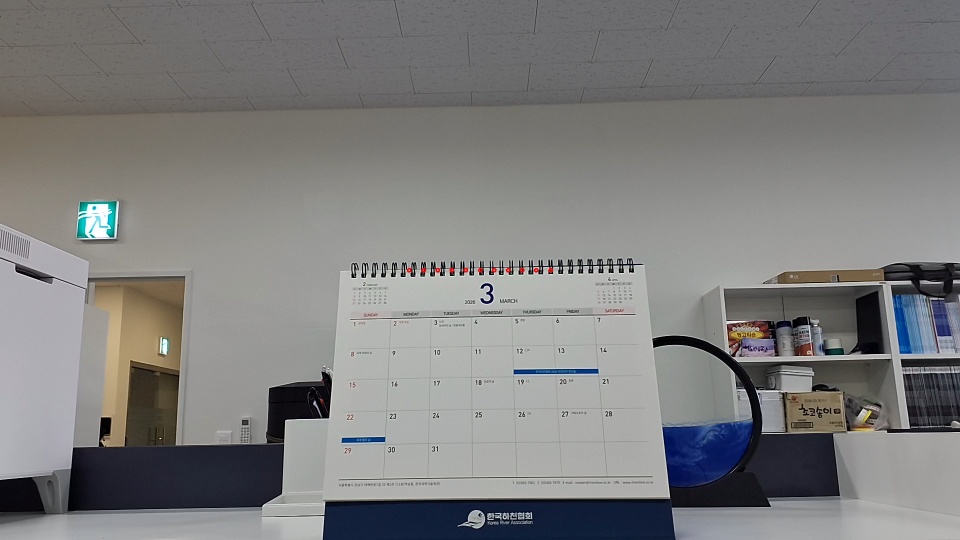
#> input picture opencv-python-learn/Practices/images/test_20260304_GRD_-10degree.jpg, 1920 x 1080 px (shown at 1/2 size)
$ jupyter execute --allow-errors pitch_angle_analysis.ipynb
#> lines starting #> are read from the running program, lines starting #| are printed output that depends on the picture; after the words box and inside, x2 and y2 are one past the last pixel; in counts of white or black regions, pixels touching at a corner belong together
### opencv-python-learn/Practices/pitch_correction.py
"""
pitch_correction.py
===================
전후각(Pitch Angle) 기반 이미지 높이 보정 모듈.

수학 모델 (비대칭 투시 투영):
  h(θ) = K / (cos(α_top + θ) · cos(α_bot + θ))

  where:
    θ      : 카메라 전후각 (라디안)
    α_top  : 카메라 → 달력 상단 수직 시각 (라디안, 하향이면 음수)
    α_bot  : 카메라 → 달력 하단 수직 시각 (라디안, α_bot < α_top)
    K      : 스케일 상수

  보정 스케일:
    scale(θ) = h(θ_ref) / h(θ)
             = [cos(α_top + θ) · cos(α_bot + θ)]
               / [cos(α_top + θ_ref) · cos(α_bot + θ_ref)]

  ※ 이 공식은 카메라가 달력 중심보다 위에 있는 실제 셋업(비대칭)에 적합.
     대칭 케이스(α_top = -α_bot)로 귀결되면 h(θ) = K / cos²(α + θ) 형태가 됨.
"""

from __future__ import annotations

import numpy as np
import cv2
from typing import Optional, Tuple

try:
    from scipy.optimize import curve_fit as _scipy_curve_fit
    HAS_SCIPY = True
except ImportError:
    HAS_SCIPY = False


# ---------------------------------------------------------------------------
# Model
# ---------------------------------------------------------------------------

class PitchCorrectionModel:
    """
    비대칭 투시 투영 기반 전후각-이미지 높이 보정 모델.

    사용 예::

        model = PitchCorrectionModel()
        model.fit(angles_deg=[-10, -1, 6], heights_px=[500, 440, 415])
        scale = model.correction_scale(-10.0)   # → 0.88
        corrected = correct_image_size(img, pitch_angle_deg=-10.0, model=model)
    """

    # [350 lines left out: functions __init__, fit, _fit_perspective, _fit_polynomial, predict_height, correction_scale and 5 more, not called in this run]

### opencv-python-learn/Practices/pitch_angle_analysis.ipynb
# 전후각(Pitch Angle) 기반 달력 이미지 크기 분석

**목적**: 카메라 전후각(-10°, -1°, +6°) 변화에 따라 달력의 픽셀 높이가 어떻게 달라지는지 분석하고,
보정 함수(`pitch_correction.py`)를 검증한다.

## 수학 모델

카메라가 달력보다 위에 위치한 비대칭 셋업에서:

$$h(\theta) = \frac{K}{\cos(\alpha_{top} + \theta) \cdot \cos(\alpha_{bot} + \theta)}$$

- $\theta$: 카메라 전후각 (라디안)
- $\alpha_{top}$: 카메라 → 달력 상단 수직 시각 (하향 음수)
- $\alpha_{bot}$: 카메라 → 달력 하단 수직 시각 (하향 음수, $\alpha_{bot} < \alpha_{top}$)
- $K$: 스케일 상수

보정 스케일: $\text{scale}(\theta) = h(\theta_{ref}) / h(\theta)$

[cell 1]
import sys
import os
import numpy as np
import cv2
import matplotlib.pyplot as plt
import matplotlib.patches as patches

# pitch_correction 모듈 경로 추가
sys.path.insert(0, os.path.dirname(os.path.abspath('__file__')))
from pitch_correction import (
    PitchCorrectionModel,
    correct_image_size,
    measure_calendar_height,
)

# 이미지 경로
IMG_DIR = 'images'
IMAGE_FILES = {
    -10: os.path.join(IMG_DIR, 'test_20260304_GRD_-10degree.jpg'),
     -1: os.path.join(IMG_DIR, 'test_20260304_GRD_-1degree.jpg'),
      6: os.path.join(IMG_DIR, 'test_20260304_GRD_6degree.jpg'),
}
ANGLES = [-10, -1, 6]
REF_ANGLE = -1   # 보정 기준 각도 (가장 작게 보이는 각도)

print('Libraries loaded.')
print(f'HAS_SCIPY: {__import__("pitch_correction").HAS_SCIPY}')

## Cell 3: 이미지 로드 및 시각화

[cell 2]
images = {}
fig, axes = plt.subplots(1, 3, figsize=(18, 6))

for ax, angle in zip(axes, ANGLES):
    path = IMAGE_FILES[angle]
    img_bgr = cv2.imread(path)
#> img_bgr is the input picture: shape (1080, 1920, 3); mean B, G, R 125.1, 125.5, 125.6
    if img_bgr is None:
        raise FileNotFoundError(f'Cannot load: {path}')
    img_rgb = cv2.cvtColor(img_bgr, cv2.COLOR_BGR2RGB)
    images[angle] = img_bgr
    ax.imshow(img_rgb)
    ax.set_title(f'Pitch = {angle:+d}°', fontsize=14)
    ax.axis('off')

plt.suptitle('원본 이미지 (1920×1080)', fontsize=16)
plt.tight_layout()
plt.show()
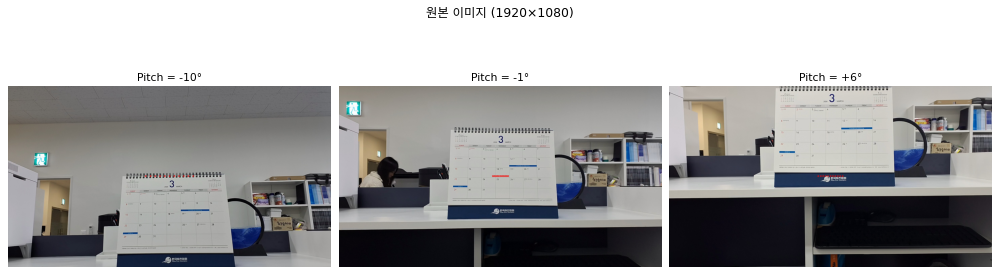
#> figure drawn by matplotlib, 3 panels
print('Images loaded:', {a: images[a].shape for a in ANGLES})
#| Images loaded: {-10: (1080, 1920, 3), -1: (1080, 1920, 3), 6: (1080, 1920, 3)}

## Cell 4: 달력 Bounding Box 측정

자동 감지 → 실패 시 수동 폴백 값 사용.

[cell 3]
# ── Cell 5: 달력 사다리꼴 세그멘테이션 & 피치각별 형태 비교 ──
# 목적: 피치각(-10°, -1°, +6°)에 따라 달력이 어떤 모양(직사각형/사다리꼴)으로
#        찍히는지 4점 폴리곤으로 세그멘테이션하여 형태 변환을 분석한다.
#
# 감지 알고리즘:
#   ① 파란 베이스(navy blue frame) → bottom_y 및 좌우 열 범위
#   ② 흰색 마스크(HSV S<55 V>175) + 열 범위 → 배경 벽면 제외
#   ③ 모폴로지 클로징 → 격자선·숫자 공백 채우기
#   ④ 연결 컴포넌트 시드 from bottom_y → 달력 blob 추출
#   ⑤ 상단/하단 10% 밴드의 좌우 극값 → 4점 사다리꼴(tl, tr, br, bl)

import importlib, pitch_correction as _pc
importlib.reload(_pc)
from matplotlib.patches import Polygon as MplPolygon

import cv2
import numpy as np

def segment_calendar_quad(image):
    """
    달력 흰색 영역을 4점 사다리꼴로 세그멘테이션 (엣지 검출 및 모폴로지 결합 방식)
    """
    H, W = image.shape[:2]

    # ① 파란색 스탠드(베이스) 찾기 (확실한 기준점)
    hsv = cv2.cvtColor(image, cv2.COLOR_BGR2HSV)
    # 조명 반사나 어두운 그림자를 고려해 파란색 범위를 여유있게 잡습니다.
    lower_blue = np.array([90, 40, 20])
    upper_blue = np.array([130, 255, 255])
    blue_mask = cv2.inRange(hsv, lower_blue, upper_blue)

    # 노이즈 제거
    blue_mask = cv2.morphologyEx(blue_mask, cv2.MORPH_CLOSE, cv2.getStructuringElement(cv2.MORPH_RECT, (15, 5)))

    cnts, _ = cv2.findContours(blue_mask, cv2.RETR_EXTERNAL, cv2.CHAIN_APPROX_SIMPLE)
    blue_rects = []
    for c in cnts:
        x, y, w, h = cv2.boundingRect(c)
        # 조건: 가로로 길고, 일정 크기 이상이며 화면 중앙부에 위치
        if w > h * 2.0 and w > W * 0.15 and W * 0.2 < (x + w/2) < W * 0.8:
            blue_rects.append((w*h, x, y, w, h))

    if not blue_rects:
        return None, None # 기준점이 될 파란 베이스를 찾지 못함

    # 가장 큰 파란 영역을 베이스로 선정
    _, bx, by, bw, bh = max(blue_rects)
    bottom_y = by  # 달력 종이의 실질적인 하단 한계선

    # ② 하얀색 달력 종이 영역 찾기 (엣지 검출 활용)
    # 배경 벽과 달력을 구분하기 위해 Canny Edge Detection 사용
    gray = cv2.cvtColor(image, cv2.COLOR_BGR2GRAY)
    blurred = cv2.GaussianBlur(gray, (5, 5), 0)
    edges = cv2.Canny(blurred, 40, 120)

    # 파란 베이스 크기를 바탕으로 탐색 영역(ROI) 제한 (좌우 책장, 문 등 배경 노이즈 완전 차단)
    # +6도 Pitch에서 위쪽이 넓어질 수 있으므로 좌우로 25% 여유 공간(margin) 부여
    margin = int(bw * 0.25)
    roi_l = max(0, bx - margin)
    roi_r = min(W, bx + bw + margin)

    roi_mask = np.zeros_like(edges)
    roi_mask[:bottom_y, roi_l:roi_r] = edges[:bottom_y, roi_l:roi_r]

    # ③ 엣지들을 크게 팽창(Close)시켜 달력 내부(글자, 선)와 외곽선을 하나의 덩어리로 연결
    kernel_w = max(10, bw // 6)
    kernel_h = max(10, H // 25)
    kernel = cv2.getStructuringElement(cv2.MORPH_RECT, (kernel_w, kernel_h))
    connected = cv2.morphologyEx(roi_mask, cv2.MORPH_CLOSE, kernel)

    # 덩어리(컨투어) 찾기
    cnts, _ = cv2.findContours(connected, cv2.RETR_EXTERNAL, cv2.CHAIN_APPROX_SIMPLE)
    if not cnts:
        return None, None

    # 파란 베이스(bottom_y) 바로 위에 얹혀있는 가장 큰 덩어리를 달력 종이로 간주
    best_cnt = None
    max_area = 0
    for c in cnts:
        cx, cy, cw, ch = cv2.boundingRect(c)
        # 컨투어의 하단(cy+ch)이 파란 베이스(bottom_y)에 충분히 가까운지 확인
        if (cy + ch) > bottom_y - (H // 8):
            area = cv2.contourArea(c)
            if area > max_area:
                max_area = area
                best_cnt = c

    if best_cnt is None:
        return None, None

    # ④ 4개의 꼭짓점(사다리꼴) 추출
    cx, cy, cw, ch = cv2.boundingRect(best_cnt)
    top_y = cy

    # 정확한 좌우 폭 측정을 위해 마스크에 컨투어 칠하기
    paper_mask = np.zeros_like(gray)
    cv2.drawContours(paper_mask, [best_cnt], -1, 255, -1)

    # 상단/하단 측정용 밴드(Band) 높이 설정 (전체 높이의 약 10%)
    band_h = max(5, ch // 12)

    # 상단 끝점 찾기
    top_band = paper_mask[top_y:top_y+band_h, :]
    ys, xs = np.where(top_band > 0)
    if len(xs) == 0: return None, None
    tl = (int(xs.min()), top_y)
    tr = (int(xs.max()), top_y)

    # 하단 끝점 찾기 (파란 베이스 바로 위쪽)
    bot_y_start = max(0, bottom_y - band_h)
    bot_band = paper_mask[bot_y_start:bottom_y, :]
    ys, xs = np.where(bot_band > 0)

    if len(xs) == 0:
        bl = (bx, bottom_y)
        br = (bx + bw, bottom_y)
    else:
        bl = (int(xs.min()), bottom_y)
        br = (int(xs.max()), bottom_y)

    quad = np.array([tl, tr, br, bl])

    h_px  = bottom_y - top_y
    w_top = tr[0] - tl[0]
    w_bot = br[0] - bl[0]

    return quad, (top_y, bottom_y, h_px, w_top, w_bot)


# ── 세 이미지에 적용 ──
MANUAL_BOUNDS = {
    -10: (554, 1001, 447),
     -1: (286,  573, 287),
      6: ( 34,  521, 487),
}
quads     = {}
quad_info = {}

for angle in ANGLES:
    q, info = segment_calendar_quad(images[angle])
    quads[angle]     = q
    quad_info[angle] = info
    if info:
        t, b, h, wt, wb = info
        print(f'Pitch {angle:+3d}°  top={t}  bot={b}  h={h}px  '
              f'w_top={wt}  w_bot={wb}  ratio={wt/wb:.3f}')
    else:
        print(f'Pitch {angle:+3d}°  감지 실패 → MANUAL 폴백')
#> this loop made 3 passes
#> (q, t, b, h, wt, wb) on passes 1 to 3: ([[703, 516], [1919, 516], [1919, 767], [582, 767]], 516, 767, 251, 1216, 1337), ([[687, 250], [1255, 250], [1812, 416], [659, 416]], 250, 416, 166, 568, 1153), ([[635, 0], [1327, 0], [1919, 197], [631, 197]], 0, 197, 197, 692, 1288)
#> (printed output is left out)
#> pass 1, in segment_calendar_quad, `blue_mask = cv2.inRange(hsv, lower_blue, upper_blue)`:
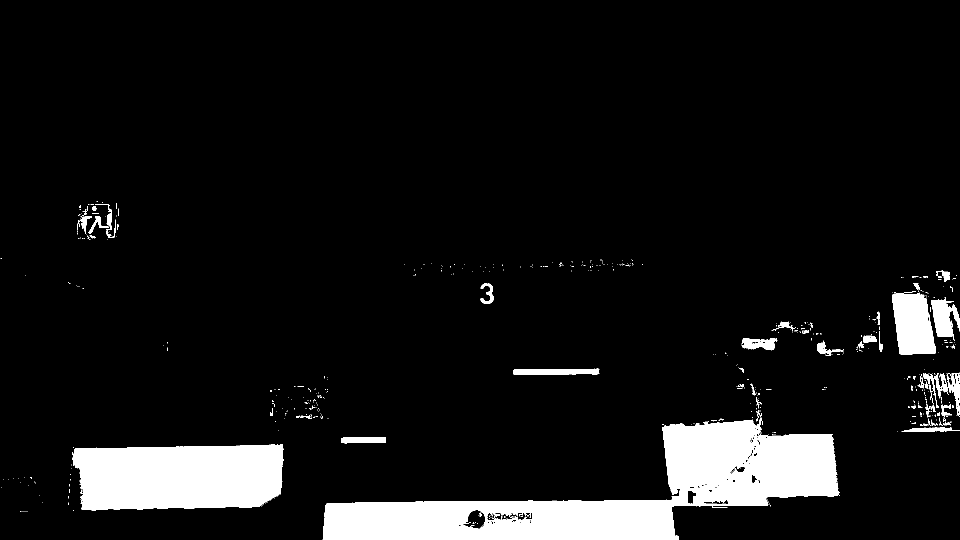
#> blue_mask: shape (1080, 1920) (shown at 1/2 size); 8.4% white; 631 white regions (564 under 20 px), largest, box (x1, y1, x2, y2) and area: (645, 836, 1677, 1080) 99914, (146, 889, 566, 1019) 49191, (1784, 584, 1872, 709) 8417
#> pass 1, in segment_calendar_quad, `blue_mask = cv2.morphologyEx(blue_mask, cv2.MORPH_CLOSE, cv2.getStruct..`:
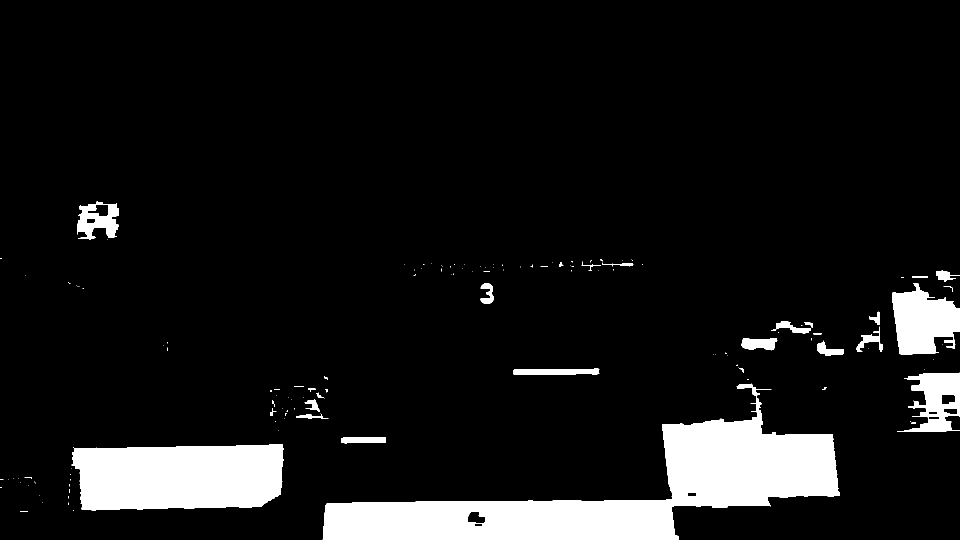
#> blue_mask: shape (1080, 1920) (shown at 1/2 size); 9.1% white; 136 white regions (102 under 20 px), largest, box (x1, y1, x2, y2) and area: (645, 767, 1680, 1080) 104928, (143, 889, 568, 1021) 49699, (1784, 566, 1920, 709) 13288
#> pass 1, in segment_calendar_quad, `gray = cv2.cvtColor(image, cv2.COLOR_BGR2GRAY)`:
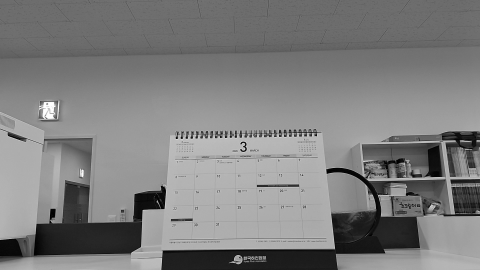
#> gray: shape (1080, 1920) (shown at 1/4 size); min 0, max 255, mean 125.5
#> after the loop, quad_info = {-10: (516, 767, 251, 1216, 1337), -1: (250, 416, 166, 568, 1153), 6: (0, 197, 197, 692, 1288)}; quads = {-10: [[703, 516], [1919, 516], [1919, 767], [582, 767]], -1: [[687, 250], [1255, 250], [1812, 416], [659, 416]], 6: [[635, 0], [1327, 0], [1919, 197], [631, 197]]}

# downstream용 bounds / heights_px
bounds = {}
for angle in ANGLES:
    if quad_info[angle]:
        t, b, h, *_ = quad_info[angle]
        bounds[angle] = (t, b, h)
    else:
        bounds[angle] = MANUAL_BOUNDS[angle]
#> this loop made 3 passes
#> (t, b, h) on passes 1 to 3: (516, 767, 251), (250, 416, 166), (0, 197, 197)
#> after the loop, bounds = {-10: (516, 767, 251), -1: (250, 416, 166), 6: (0, 197, 197)}
heights_px = [bounds[a][2] for a in ANGLES]
#> heights_px = [251, 166, 197]

# ── ① 피치각별 사다리꼴 오버레이 ──
COLORS = {-10: '#00FF7F', -1: '#00BFFF', 6: '#FF6347'}

fig, axes = plt.subplots(1, 3, figsize=(20, 7))
for ax, angle in zip(axes, ANGLES):
    ax.imshow(cv2.cvtColor(images[angle], cv2.COLOR_BGR2RGB))
    q = quads[angle]
    if q is not None:
        ax.add_patch(MplPolygon(q, closed=True, linewidth=3,
                                edgecolor=COLORS[angle],
                                facecolor=COLORS[angle], alpha=0.18))
        for (x, y), lbl in zip(q, ['TL', 'TR', 'BR', 'BL']):
            ax.plot(x, y, 'o', color='yellow', ms=9, zorder=5)
            ax.annotate(f'{lbl}\n({x},{y})', (x, y),
                        textcoords='offset points', xytext=(6, 4),
                        fontsize=8, color='white',
                        bbox=dict(boxstyle='round,pad=0.2',
                                  facecolor='#222', alpha=0.8))
        t, b, h, wt, wb = quad_info[angle]
        title = (f'Pitch {angle:+d}°\n'
                 f'h={h}px  w_top={wt}  w_bot={wb}\n'
                 f'사다리꼴 비율 {wt/wb:.3f}')
    else:
        title = f'Pitch {angle:+d}°\n감지 실패'
    ax.set_title(title, fontsize=12)
    ax.axis('off')
plt.suptitle('달력 흰색 영역 사다리꼴 세그멘테이션 — 피치각별 형태', fontsize=15)
plt.tight_layout()
plt.show()
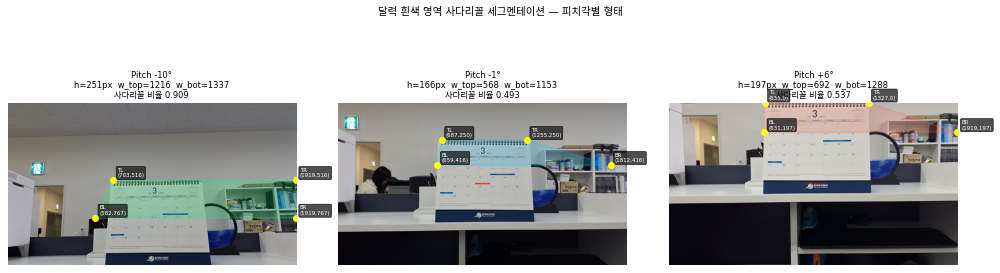
#> figure drawn by matplotlib, 3 panels

# ── ② 정규화 형태 비교 (3개 사다리꼴을 동일 캔버스에 오버레이) ──
fig2, ax2 = plt.subplots(figsize=(8, 7))
REF_W = 600   # 정규화 기준 너비 (임의)

y_max = 0
for angle in ANGLES:
    info = quad_info[angle]
    if info and info[4] > 0:
        y_max = max(y_max, info[2] * REF_W / info[4])
#> this loop made 3 passes

for angle in ANGLES:
    q = quads[angle]
    if q is None:
        continue
    t, b, h, wt, wb = quad_info[angle]
    sc = REF_W / wb if wb > 0 else 1.0

    # bl 꼭짓점을 원점으로, 위쪽이 양수
    ox, oy = float(q[3, 0]), float(b)
    q_n = np.zeros_like(q, dtype=float)
    q_n[:, 0] = (q[:, 0] - ox) * sc
    q_n[:, 1] = -(q[:, 1] - oy) * sc

    ax2.add_patch(MplPolygon(q_n, closed=True, linewidth=2.5,
                              edgecolor=COLORS[angle],
                              facecolor=COLORS[angle], alpha=0.25,
                              label=f'Pitch {angle:+d}°  h={h}px  w_top/w_bot={wt/wb:.3f}'))
    top_cx = (q_n[0, 0] + q_n[1, 0]) / 2
    top_cy = (q_n[0, 1] + q_n[1, 1]) / 2
    ax2.text(top_cx, top_cy + 12, f'{angle:+d}°',
             ha='center', fontsize=12, color=COLORS[angle], fontweight='bold')
#> this loop made 3 passes
#> (q, t, b, h, wt, wb, sc, ox) on passes 1 to 3: ([[703, 516], [1919, 516], [1919, 767], [582, 767]], 516, 767, 251, 1216, 1337, 0.449, 582), ([[687, 250], [1255, 250], [1812, 416], [659, 416]], 250, 416, 166, 568, 1153, 0.52, 659), ([[635, 0], [1327, 0], [1919, 197], [631, 197]], 0, 197, 197, 692, 1288, 0.466, 631)

ax2.axhline(0, color='gray', lw=1.2, ls='--', alpha=0.6, label='파란 베이스 (bottom)')
ax2.set_xlim(-100, REF_W + 100)
ax2.set_ylim(-60, max(y_max, 200) * 1.15)
ax2.set_aspect('equal')
ax2.set_xlabel('가로 px (하단 너비 기준 정규화)', fontsize=11)
ax2.set_ylabel('세로 px (파란 베이스 기준, 위쪽 양수)', fontsize=11)
ax2.set_title('피치각별 달력 형태 비교\n(하단 너비 정규화 — 모양·높이 변화 강조)', fontsize=13)
ax2.legend(fontsize=10, loc='upper right')
ax2.grid(True, alpha=0.3)
plt.tight_layout()
plt.show()
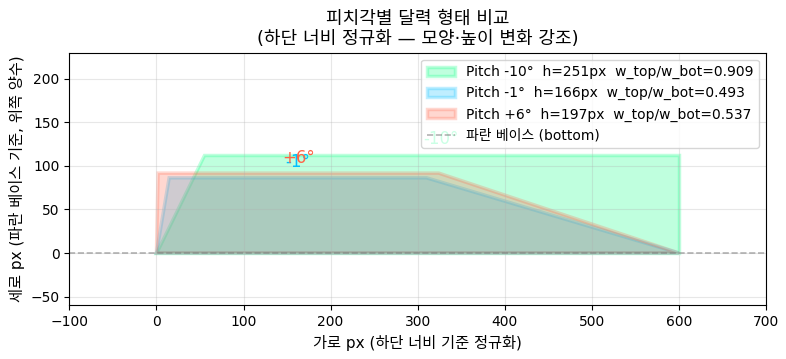
#> figure drawn by matplotlib, 1 panel

# ── 요약 테이블 ──
print(f'\n{"각도":>5}  {"top_y":>6}  {"bot_y":>6}  {"h(px)":>7}  '
      f'{"w_top":>6}  {"w_bot":>6}  {"w_top/w_bot":>12}')
print('-' * 60)
for angle in ANGLES:
    info = quad_info[angle]
    if info:
        t, b, h, wt, wb = info
        ratio = f'{wt/wb:.3f}' if wb else 'N/A'
        marker = ' ← REF' if angle == REF_ANGLE else ''
        print(f'{angle:>+5}°  {t:>6d}  {b:>6d}  {h:>7d}  '
              f'{wt:>6d}  {wb:>6d}  {ratio:>12}{marker}')
    else:
        t, b, h = MANUAL_BOUNDS[angle]
        print(f'{angle:>+5}°  {t:>6d}  {b:>6d}  {h:>7d}  '
              f'{"N/A":>6}  {"N/A":>6}  {"N/A":>12}  (manual 폴백)')
#> this loop made 3 passes
#> (t, b, h, wt, wb, ratio) on passes 1 to 3: (516, 767, 251, 1216, 1337, '0.909'), (250, 416, 166, 568, 1153, '0.493'), (0, 197, 197, 692, 1288, '0.537')
#> (printed output is left out)
#> (the rest of the program and of its run is left out)
